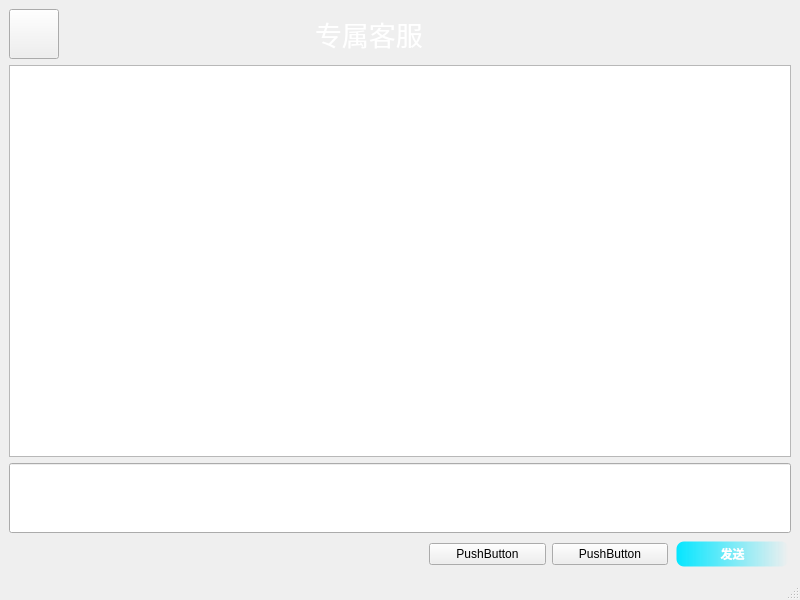
<?xml version="1.0" encoding="UTF-8"?>
<ui version="4.0">
 <class>chat</class>
 <widget class="QMainWindow" name="chat">
  <property name="geometry">
   <rect>
    <x>0</x>
    <y>0</y>
    <width>800</width>
    <height>600</height>
   </rect>
  </property>
  <property name="windowTitle">
   <string>MainWindow</string>
  </property>
  <property name="styleSheet">
   <string notr="true">QMainWindow{
	
	
	border-image: url(:/new/prefix1/b4.jpg);
}</string>
  </property>
  <widget class="QWidget" name="centralwidget">
   <layout class="QGridLayout" name="gridLayout">
    <item row="0" column="0">
     <layout class="QHBoxLayout" name="horizontalLayout">
      <item>
       <widget class="QPushButton" name="pushButton">
        <property name="minimumSize">
         <size>
          <width>50</width>
          <height>50</height>
         </size>
        </property>
        <property name="styleSheet">
         <string notr="true">border-image: url(:/new/prefix1/back.png);</string>
        </property>
        <property name="text">
         <string/>
        </property>
       </widget>
      </item>
      <item>
       <spacer name="horizontalSpacer">
        <property name="orientation">
         <enum>Qt::Horizontal</enum>
        </property>
        <property name="sizeHint" stdset="0">
         <size>
          <width>250</width>
          <height>20</height>
         </size>
        </property>
       </spacer>
      </item>
      <item alignment="Qt::AlignHCenter">
       <widget class="QLabel" name="label">
        <property name="font">
         <font>
          <pointsize>20</pointsize>
         </font>
        </property>
        <property name="styleSheet">
         <string notr="true">color: rgb(255, 255, 255);</string>
        </property>
        <property name="text">
         <string>专属客服</string>
        </property>
       </widget>
      </item>
     </layout>
    </item>
    <item row="1" column="0" colspan="2">
     <layout class="QVBoxLayout" name="verticalLayout">
      <item>
       <widget class="QTextEdit" name="textEdit"/>
      </item>
      <item>
       <widget class="QLineEdit" name="lineEdit">
        <property name="minimumSize">
         <size>
          <width>0</width>
          <height>70</height>
         </size>
        </property>
       </widget>
      </item>
     </layout>
    </item>
    <item row="2" column="1">
     <layout class="QHBoxLayout" name="horizontalLayout_2">
      <item>
       <widget class="QPushButton" name="pushButton_2">
        <property name="text">
         <string>PushButton</string>
        </property>
       </widget>
      </item>
      <item>
       <widget class="QPushButton" name="pushButton_4">
        <property name="text">
         <string>PushButton</string>
        </property>
       </widget>
      </item>
      <item>
       <widget class="QPushButton" name="pushButton_3">
        <property name="minimumSize">
         <size>
          <width>0</width>
          <height>30</height>
         </size>
        </property>
        <property name="font">
         <font>
          <weight>75</weight>
          <bold>true</bold>
         </font>
        </property>
        <property name="styleSheet">
         <string notr="true">

QPushButton{
	
	
	
	
	
	
	background-color: qlineargradient(spread:pad, x1:0, y1:0, x2:1, y2:0, stop:0 rgba(5, 230, 255, 255), stop:1 rgba(255, 255, 255,0));
border:5px solid #00000000;
border-radius: 10px;   
	
	color: rgb(255, 255, 255);
}
QPushButton:hover{
	
	
background-color: qlineargradient(spread:pad, x1:0, y1:0, x2:1, y2:0, stop:0 rgba(87, 154, 255, 255), stop:1 rgba(213, 213, 213,0));

}

QPushButton:pressed{
	
background-color: qlineargradient(spread:pad, x1:0, y1:0, x2:1, y2:0, stop:0 rgba(
48, 131, 255, 255), stop:1 rgba(158, 158, 158,0));
}</string>
        </property>
        <property name="text">
         <string>发送</string>
        </property>
       </widget>
      </item>
     </layout>
    </item>
    <item row="0" column="1">
     <spacer name="horizontalSpacer_2">
      <property name="orientation">
       <enum>Qt::Horizontal</enum>
      </property>
      <property name="sizeHint" stdset="0">
       <size>
        <width>40</width>
        <height>20</height>
       </size>
      </property>
     </spacer>
    </item>
   </layout>
  </widget>
  <widget class="QMenuBar" name="menubar">
   <property name="geometry">
    <rect>
     <x>0</x>
     <y>0</y>
     <width>800</width>
     <height>23</height>
    </rect>
   </property>
  </widget>
  <widget class="QStatusBar" name="statusbar"/>
 </widget>
 <resources/>
 <connections/>
</ui>
